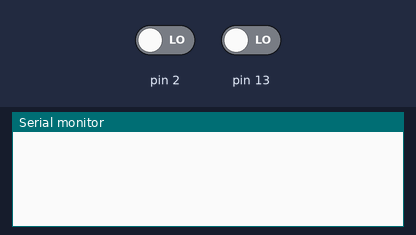
This program was run on a simulated Arduino Uno, built with avr-gcc and run on an emulated ATmega328P. Shown: the last lines printed to the serial monitor. The test bench sets the inputs (shaded band); at power-on: pin 2 LOW, pin 13 LOW.

Above: at 1.2 s.
1.3 s: pin 2 driven HIGH
At 1.7 s:
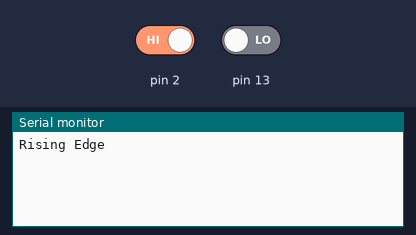
2.8 s: pin 13 driven HIGH
At 4.0 s:
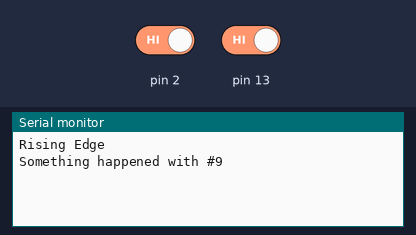

Measured:
- after the input at 1.3 s, the serial monitor: prints a new line at once (image 1)
- after the input at 2.8 s, the serial monitor: prints a new line at once (image 2)

The program:

main.cpp
```cpp
// Using PD0, INT0 FOR interrupt
// PB1 is on SCK on micro
#include <Arduino.h>

void setup() {
  // put your setup code here, to run once:
  Serial.begin(9600);
  DDRC |= (1<<7); // set C7 as an output pin Change 7 at d13
  DDRD &= ~(1<<0); // PD0 as an input
  PORTD |= (1 << 0); // enabling pull up resistor
  TCCR1A = 0x00; // Disconnect the pins, simple timer count up to OCR3A
  TCCR1B = 0b00001100; //CPS = 256, WG bits set for counter
  TCCR1C = 0x00;       // all disabled
  OCR1A = 31250;// OVerflow every 1 second
  TIMSK1 = 0b00000011; // Enable overflow interrupt


////////////////////////////////////////////////
//////////////SETUP INT0 Interrupt

// EICRA = 0b00000011; // setup INT0 for rising edge detection
 EICRA = 0b00000001; // setup INT0 for any edge detection
 EIMSK = 0b00000001; // Turn ON INT0


 PCMSK0 = 0b00100000; // Enable PCINT0
 PCICR = 0b00000001; // Turn ON PCINT0
}

ISR(PCINT0_vect)
{
  Serial.println("Something happened with #9");
}

ISR(TIMER1_COMPA_vect)
{
  PORTC ^= (1 << 7);
}

ISR(INT0_vect)
{
 if((PIND&1) > 0) Serial.println("Rising Edge");
 else Serial.println("Falling Edge");
}

void loop() {
  // put your main code here, to run repeatedly:
}
```
